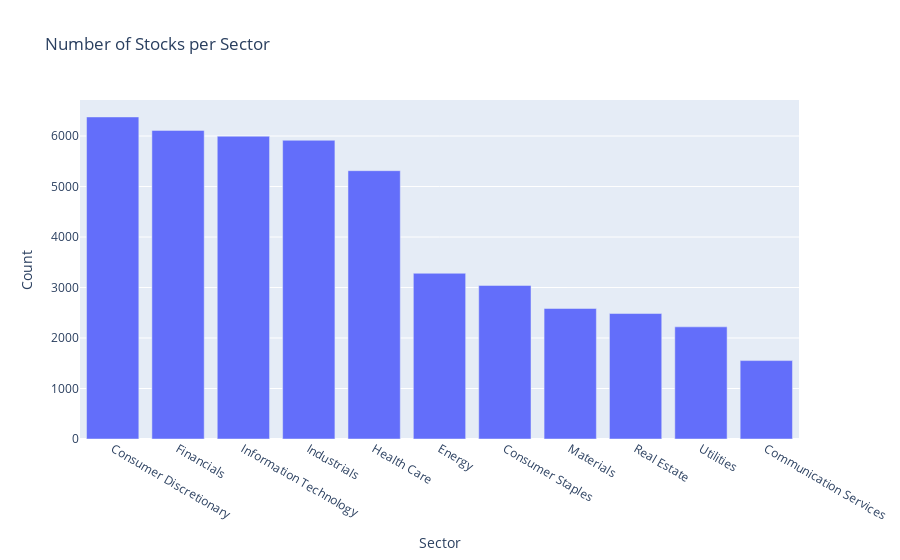

Notebook code for this chart:
### Code cell
sector_counts = df['sector'].value_counts()
fig_sector = px.bar(x=sector_counts.index, y=sector_counts.values, labels={'x': 'Sector', 'y': 'Count'}, title='Number of Stocks per Sector')
fig_sector.show()

### Figure 1 — Plotly figure (JSON) as saved in the notebook; plotly's stock layout.template omitted (floating-point values rounded to 4 significant figures)
{"data": [{"alignmentgroup": "True", "hovertemplate": "Sector=%{x}<br>Count=%{y}<extra></extra>", "legendgroup": "", "marker": {"color": "#636efa", "pattern": {"shape": ""}}, "name": "", "offsetgroup": "", "orientation": "v", "showlegend": false, "textposition": "auto", "type": "bar", "x": ["Consumer Discretionary", "Financials", "Information Technology", "Industrials", "Health Care", "Energy", "Consumer Staples", "Materials", "Real Estate", "Utilities", "Communication Services"], "xaxis": "x", "y": [6378, 6112, 5997, 5916, 5314, 3282, 3041, 2585, 2485, 2221, 1553], "yaxis": "y"}], "layout": {"barmode": "relative", "legend": {"tracegroupgap": 0}, "title": {"text": "Number of Stocks per Sector"}, "xaxis": {"anchor": "y", "domain": [0, 1], "title": {"text": "Sector"}}, "yaxis": {"anchor": "x", "domain": [0, 1], "title": {"text": "Count"}}}}
